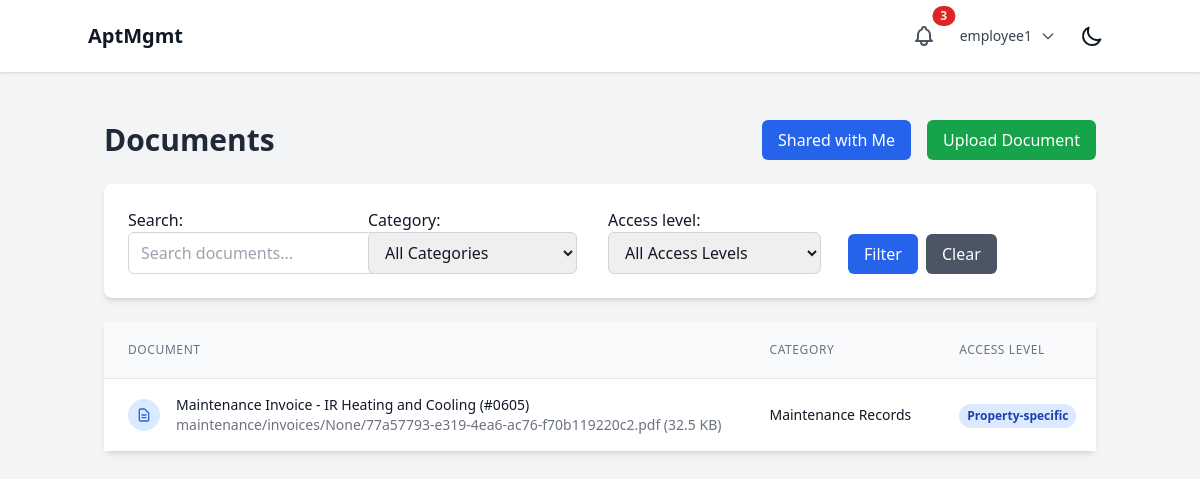
/documents/ (signed in), run on the app's committed database.
### users/models.py (models this page shows, shortened)
class User(AbstractUser):
    class Role(models.TextChoices):
        SUPERUSER = "SUPERUSER", "Superuser"
        LANDLORD = "LANDLORD", "Landlord"
        EMPLOYEE = "EMPLOYEE", "Employee"
        TENANT = "TENANT", "Tenant"
    role = models.CharField(max_length=50, choices=Role.choices)
    company = models.ForeignKey(Company, on_delete=models.CASCADE, related_name="users", null=True, blank=True)
    property = models.ForeignKey(Property, on_delete=models.SET_NULL, related_name="users", null=True, blank=True)

### documents/models.py (models this page shows, shortened)
class Document(models.Model):
    class AccessLevel(models.TextChoices):
        COMPANY = "COMPANY", "Company-wide"
        PROPERTY = "PROPERTY", "Property-specific"
        UNIT = "UNIT", "Unit-specific"
        PRIVATE = "PRIVATE", "Private (specific users)"
    title = models.CharField(max_length=255)
    description = models.TextField(blank=True)
    file = models.FileField(upload_to=document_upload_path)
    original_filename = models.CharField(max_length=255)
    file_size = models.PositiveIntegerField()
    file_type = models.CharField(max_length=100)
    category = models.ForeignKey(DocumentCategory, on_delete=models.SET_NULL, null=True, blank=True)
    company = models.ForeignKey(Company, on_delete=models.CASCADE, related_name="documents")
    property = models.ForeignKey(Property, on_delete=models.CASCADE, related_name="documents", null=True, blank=True)
    unit = models.ForeignKey(ApartmentUnit, on_delete=models.CASCADE, related_name="documents", null=True, blank=True)
    access_level = models.CharField(max_length=20, choices=AccessLevel.choices, default=AccessLevel.COMPANY)
    allowed_users = models.ManyToManyField(User, related_name="accessible_documents", blank=True)
    allowed_roles = models.JSONField(default=list, blank=True)  # List of role strings
    uploaded_by = models.ForeignKey(User, on_delete=models.CASCADE, related_name="uploaded_documents")
    created_at = models.DateTimeField(auto_now_add=True)
    updated_at = models.DateTimeField(auto_now=True)
    is_active = models.BooleanField(default=True)
    class Meta:
        ordering = ['-created_at']
        indexes = [
            models.Index(fields=['company', 'access_level']),
            models.Index(fields=['property']),
            models.Index(fields=['created_at']),
        ]
    def is_accessible_by_user(self, user):
        if user.role == 'SUPERUSER' or user.is_superuser:
            return True
        if self.uploaded_by == user:
            return True
        if user.company != self.company:
            return False
        if self.allowed_users.filter(id=user.id).exists():
            return True
        if user.role in self.allowed_roles:
            return True

class DocumentCategory(models.Model):
    name = models.CharField(max_length=100)
    description = models.TextField(blank=True)
    created_at = models.DateTimeField(auto_now_add=True)
    class Meta:
        verbose_name_plural = "Document Categories"
    def __str__(self):
        return self.name

### documents/views.py (the view, shortened to what this page needs)
# urls.py: path('', views.document_list, name='list'),
@login_required
def document_list(request):
    if request.user.role == 'SUPERUSER' or request.user.is_superuser:
        documents = Document.objects.filter(is_active=True)
    elif request.user.company:
        documents = Document.objects.filter(
            company=request.user.company,
            is_active=True
        )
    else:
        documents = Document.objects.none()
    filter_form = DocumentFilterForm(request.GET)
    if filter_form.is_valid():
        if filter_form.cleaned_data['category']:
            documents = documents.filter(category=filter_form.cleaned_data['category'])
        if filter_form.cleaned_data['access_level']:
            documents = documents.filter(access_level=filter_form.cleaned_data['access_level'])
    accessible_documents = [doc for doc in documents if doc.is_accessible_by_user(request.user)]
    paginator = Paginator(accessible_documents, 10)
    page_number = request.GET.get('page')
    page_obj = paginator.get_page(page_number)
    context = {
        'page_obj': page_obj,
        'filter_form': filter_form,
        'total_documents': len(accessible_documents),
    }
    return render(request, 'documents/list.html', context)

### documents/forms.py
class DocumentFilterForm(forms.Form):
    category = forms.ModelChoiceField(
        queryset=DocumentCategory.objects.all(),
        required=False,
        empty_label="All Categories",
        widget=forms.Select(attrs={
            'class': 'px-3 py-2 border border-gray-300 rounded-md focus:outline-none focus:ring-2 focus:ring-blue-500'
        })
    )
    access_level = forms.ChoiceField(
        choices=[('', 'All Access Levels')] + Document.AccessLevel.choices,
        required=False,
        widget=forms.Select(attrs={
            'class': 'px-3 py-2 border border-gray-300 rounded-md focus:outline-none focus:ring-2 focus:ring-blue-500'
        })
    )
    search = forms.CharField(
        required=False,
        widget=forms.TextInput(attrs={
            'class': 'px-3 py-2 border border-gray-300 rounded-md focus:outline-none focus:ring-2 focus:ring-blue-500',
            'placeholder': 'Search documents...'
        })
    )

### documents/templates/documents/list.html (shortened to what this page needs)
{% extends 'base.html' %}
{% block content %}
<div class="container mx-auto px-4 py-8">
    <div class="flex justify-between items-center mb-6">
        <h1 class="text-3xl font-bold text-gray-800 dark:text-white">Documents</h1>
        <div class="flex space-x-4">
            <a href="{% url 'documents:shared' %}" class="bg-blue-600 hover:bg-blue-700 text-white px-4 py-2 rounded-md">
                Shared with Me
            </a>
            <a href="{% url 'documents:upload' %}" class="bg-green-600 hover:bg-green-700 text-white px-4 py-2 rounded-md">
                Upload Document
            </a>
        </div>
    </div>
    <div class="bg-white dark:bg-gray-800 rounded-lg shadow-md p-6 mb-6">
        <form method="GET" class="grid grid-cols-1 md:grid-cols-4 gap-4">
            <div>
                {{ filter_form.search.label_tag }}
                {{ filter_form.search }}
            </div>
            <div>
                {{ filter_form.category.label_tag }}
                {{ filter_form.category }}
            </div>
            <div>
                {{ filter_form.access_level.label_tag }}
                {{ filter_form.access_level }}
            </div>
            <div class="flex items-end">
                <button type="submit" class="bg-blue-600 hover:bg-blue-700 text-white px-4 py-2 rounded-md">
                    Filter
                </button>
                <a href="{% url 'documents:list' %}" class="ml-2 bg-gray-600 hover:bg-gray-700 text-white px-4 py-2 rounded-md">
                    Clear
                </a>
            </div>
        </form>
    </div>
    <div class="bg-white dark:bg-gray-800 rounded-lg shadow-md">
        {% if page_obj %}
            <div class="overflow-x-auto">
                <table class="min-w-full divide-y divide-gray-200 dark:divide-gray-700">
                    <thead class="bg-gray-50 dark:bg-gray-700">
                        <tr>
                            <th class="px-6 py-3 text-left text-xs font-medium text-gray-500 dark:text-gray-300 uppercase tracking-wider">
                                Document
                            </th>
                            <th class="px-6 py-3 text-left text-xs font-medium text-gray-500 dark:text-gray-300 uppercase tracking-wider">
                                Category
                            </th>
                            <th class="px-6 py-3 text-left text-xs font-medium text-gray-500 dark:text-gray-300 uppercase tracking-wider">
                                Access Level
                            </th>
                        </tr>
                    </thead>
                    <tbody class="bg-white dark:bg-gray-800 divide-y divide-gray-200 dark:divide-gray-700">
                        {% for document in page_obj %}
                        <tr class="hover:bg-gray-50 dark:hover:bg-gray-700">
                            <td class="px-6 py-4 whitespace-nowrap">
                                <div class="flex items-center">
                                    <div class="flex-shrink-0 h-8 w-8">
                                        <div class="h-8 w-8 bg-blue-100 dark:bg-blue-900 rounded-full flex items-center justify-center">
                                            <svg class="h-4 w-4 text-blue-600 dark:text-blue-400" fill="none" stroke="currentColor" viewBox="0 0 24 24">
                                                <path stroke-linecap="round" stroke-linejoin="round" stroke-width="2" d="M9 12h6m-6 4h6m2 5H7a2 2 0 01-2-2V5a2 2 0 012-2h5.586a1 1 0 01.707.293l5.414 5.414a1 1 0 01.293.707V19a2 2 0 01-2 2z"></path>
                                            </svg>
                                        </div>
                                    </div>
                                    <div class="ml-4">
                                        <div class="text-sm font-medium text-gray-900 dark:text-white">
                                            <a href="{% url 'documents:detail' document.id %}" class="hover:underline">
                                                {{ document.title }}
                                            </a>
                                        </div>
                                        <div class="text-sm text-gray-500 dark:text-gray-400">
                                            {{ document.original_filename }} ({{ document.file_size|filesizeformat }})
                                        </div>
                                    </div>
                                </div>
                            </td>
                            <td class="px-6 py-4 whitespace-nowrap text-sm text-gray-900 dark:text-white">
                                {{ document.category.name|default:"No Category" }}
                            </td>
                            <td class="px-6 py-4 whitespace-nowrap">
                                <span class="inline-flex px-2 py-1 text-xs font-semibold rounded-full
                                    {% if document.access_level == 'COMPANY' %}bg-green-100 text-green-800 dark:bg-green-900 dark:text-green-200
                                    {% elif document.access_level == 'PROPERTY' %}bg-blue-100 text-blue-800 dark:bg-blue-900 dark:text-blue-200
                                    {% elif document.access_level == 'UNIT' %}bg-yellow-100 text-yellow-800 dark:bg-yellow-900 dark:text-yellow-200
                                    {% else %}bg-gray-100 text-gray-800 dark:bg-gray-900 dark:text-gray-200{% endif %}">
                                    {{ document.get_access_level_display }}
                                </span>
                            </td>
                        </tr>
                        {% endfor %}
                    </tbody>
                </table>
            </div>
        {% endif %}
    </div>
</div>
{% endblock %}

### core/templates/base.html (shortened to what this page needs)
{% load static %}
<!DOCTYPE html>
<html lang="en" x-data="{ darkMode: localStorage.getItem('darkMode') === 'true' }" x-init="$watch('darkMode', val => localStorage.setItem('darkMode', val))" :class="{ 'dark': darkMode }">
<head>
    <script src="https://cdn.tailwindcss.com"></script>
</head>
<body class="bg-gray-100 dark:bg-gray-900 text-gray-900 dark:text-gray-100">
    <header class="p-4 bg-white dark:bg-gray-800 shadow">
        <div class="container mx-auto flex justify-between items-center">
            {% if user.is_authenticated %}
                <a href="{% url 'core:dashboard_redirect' %}" class="text-xl font-bold hover:text-gray-600 dark:hover:text-gray-300 transition-colors duration-200">AptMgmt</a>
            {% else %}
                <h1 class="text-xl font-bold">AptMgmt</h1>
            {% endif %}
            <div class="flex items-center space-x-4">
                {% if user.is_authenticated %}
                    <div class="relative" x-data="{ open: false }">
                        <button @click="open = !open" class="relative p-2 text-gray-600 dark:text-gray-300 hover:text-gray-900 dark:hover:text-white focus:outline-none focus:ring-2 focus:ring-offset-2 focus:ring-blue-500">
                            <span class="absolute top-0 right-0 inline-flex items-center justify-center px-2 py-1 text-xs font-bold leading-none text-red-100 transform translate-x-1/2 -translate-y-1/2 bg-red-600 rounded-full" x-show="true">3</span>
                        </button>
                    </div>
                    <div class="relative" x-data="{ open: false }">
                        <button @click="open = !open" class="flex items-center space-x-2 text-sm rounded-full focus:outline-none focus:ring-2 focus:ring-offset-2 focus:ring-blue-500">
                            <span class="text-gray-700 dark:text-gray-300">{{ user.username }}</span>
                            <svg class="w-4 h-4 text-gray-600 dark:text-gray-300" fill="none" stroke="currentColor" viewBox="0 0 24 24">
                                <path stroke-linecap="round" stroke-linejoin="round" stroke-width="2" d="M19 9l-7 7-7-7"></path>
                            </svg>
                        </button>
                    </div>
                {% endif %}
                <button @click="darkMode = !darkMode" class="p-2 rounded-md focus:outline-none focus:ring-2 focus:ring-offset-2 focus:ring-offset-gray-800 focus:ring-white">
                    <svg x-show="!darkMode" class="w-6 h-6" fill="none" stroke="currentColor" viewBox="0 0 24 24" xmlns="http://www.w3.org/2000/svg"><path stroke-linecap="round" stroke-linejoin="round" stroke-width="2" d="M20.354 15.354A9 9 0 018.646 3.646 9.003 9.003 0 0012 21a9.003 9.003 0 008.354-5.646z"></path></svg>
                </button>
            </div>
        </div>
    </header>
    <main class="p-4" id="content">
        {% block content %}{% endblock %}
    </main>
</body>
</html>

### data on the page
User: username "employee1"
Document: title "Maintenance Invoice - IR Heating and Cooling (#0605)", original_filename "maintenance/invoices/None/77a57793-e319-4ea6-ac76-f70b119220c2.pdf", file_size|filesizeformat "32.5 KB", category.name "Maintenance Records", access_level "Property-specific"

### other printed values
{{ filter_form.search.label_tag }} "Search:"
{{ filter_form.category.label_tag }} "Category:"
{{ filter_form.access_level.label_tag }} "Access level:"
